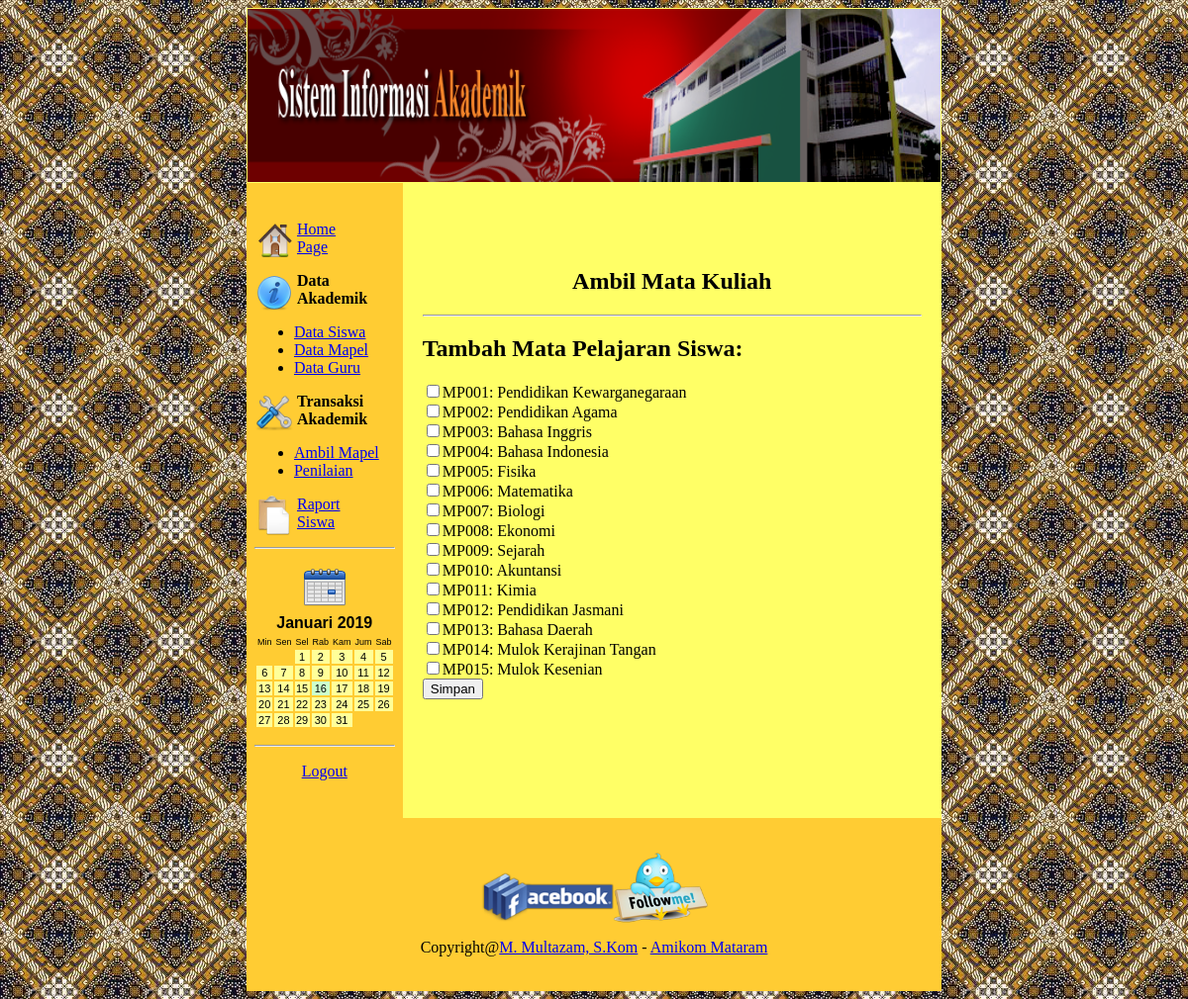
/websekolah/administrator/ambil_mapel.php (signed in), run on the app's committed database.
### tables this page shows
CREATE TABLE IF NOT EXISTS `tblmapel` (
  `id` int(10) NOT NULL AUTO_INCREMENT,
  `kdmapel` varchar(5) NOT NULL,
  `nama_mapel` varchar(40) NOT NULL,
  `kkm` int(3) NOT NULL,
  PRIMARY KEY (`id`)
);

### websekolah/administrator/ambil_mapel.php (the view, shortened to what this page needs)
<?
if (isset($_SESSION['level']) && isset($_SESSION['username']))
{
   if ($_SESSION['level'] == "admin")
   {
?>
<table width="622" border="0" align="center" cellpadding="1" cellspacing="0" bgcolor="#FFFF66">
  <tr>
    <td colspan="2"><? include "header.php"; ?></td>
  </tr>
  <tr>
    <td width="103" align="center" valign="top" bgcolor="#FFCC33"><p>
      <? include "menu.php";?>
    </p>
      <p align="center">&nbsp;</p>
    </td>
    <td width="515"><table width="510" border="0" align="center">
      <tr>
        <td valign="top"><h2 align="center"><strong>Ambil Mata Kuliah </strong></h2>
          <hr>
          <p>
		  <?
$sql = "select * from tblsiswa where nis='".mysql_real_escape_string($_GET['nis'])."'";
$data = mysql_fetch_array(mysql_query($sql));
?>
<h2>Tambah Mata Pelajaran Siswa: <?php echo $data['nama_siswa'];?></h2>
<form name="form" method="post" action="">
<?php
$subquery = "select idmapel from tblnilai where nis='".$data['nis']."'";
$sql = "select * from tblmapel where id not in ({$subquery})";
$result = mysql_query($sql);
while($mapel = mysql_fetch_array($result)){
	echo '<input type="checkbox" name="mata_pel[]" value="'.$mapel['id'].'"/>';
	echo $mapel['kdmapel'].': '.$mapel['nama_mapel'].' ';
	echo "<br>";
}
echo '<input type="submit" name="submit" value="Simpan"/>';
?>
<br/>
</form>
		  &nbsp;</p></td>
      </tr>
    </table></td>
  </tr>
  <tr>
    <td colspan="2" bgcolor="#FFCC33"><p>&nbsp;</p>
      <p>
        <? include "footer.php"; ?>
      </p>
    <p>&nbsp; </p></td>
  </tr>
</table>
<?
}
   else
   {
       echo "<script type='text/javascript'>
{
if(alert('Sorry gank!! Anda tidak berhak mengakses halaman ini karena bukan admin.')){document.location='login.php';}
}
</script>";
   }
}
else
{
   echo "<script type='text/javascript'>
{
if(alert('Login Dulu dong Frend!!')){document.location='login.php';}
}
</script>";
}
?>

### data on the page
tblmapel: kdmapel "MP001", nama_mapel "Pendidikan Kewarganegaraan"
tblmapel: kdmapel "MP002", nama_mapel "Pendidikan Agama"
tblmapel: kdmapel "MP003", nama_mapel "Bahasa Inggris"
tblmapel: kdmapel "MP004", nama_mapel "Bahasa Indonesia"
tblmapel: kdmapel "MP005", nama_mapel "Fisika"
tblmapel: kdmapel "MP006", nama_mapel "Matematika"
tblmapel: kdmapel "MP007", nama_mapel "Biologi"
tblmapel: kdmapel "MP008", nama_mapel "Ekonomi"
tblmapel: kdmapel "MP009", nama_mapel "Sejarah"
tblmapel: kdmapel "MP010", nama_mapel "Akuntansi"
tblmapel: kdmapel "MP011", nama_mapel "Kimia"
tblmapel: kdmapel "MP012", nama_mapel "Pendidikan Jasmani"
tblmapel: kdmapel "MP013", nama_mapel "Bahasa Daerah"
tblmapel: kdmapel "MP014", nama_mapel "Mulok Kerajinan Tangan"
tblmapel: kdmapel "MP015", nama_mapel "Mulok Kesenian"

### other printed values
$mn "Januari 2019"
$day[$dayprint] "Min"
$day[$dayprint] "Sen"
$day[$dayprint] "Sel"
$day[$dayprint] "Rab"
$day[$dayprint] "Kam"
$day[$dayprint] "Jum"
$day[$dayprint] "Sab"
